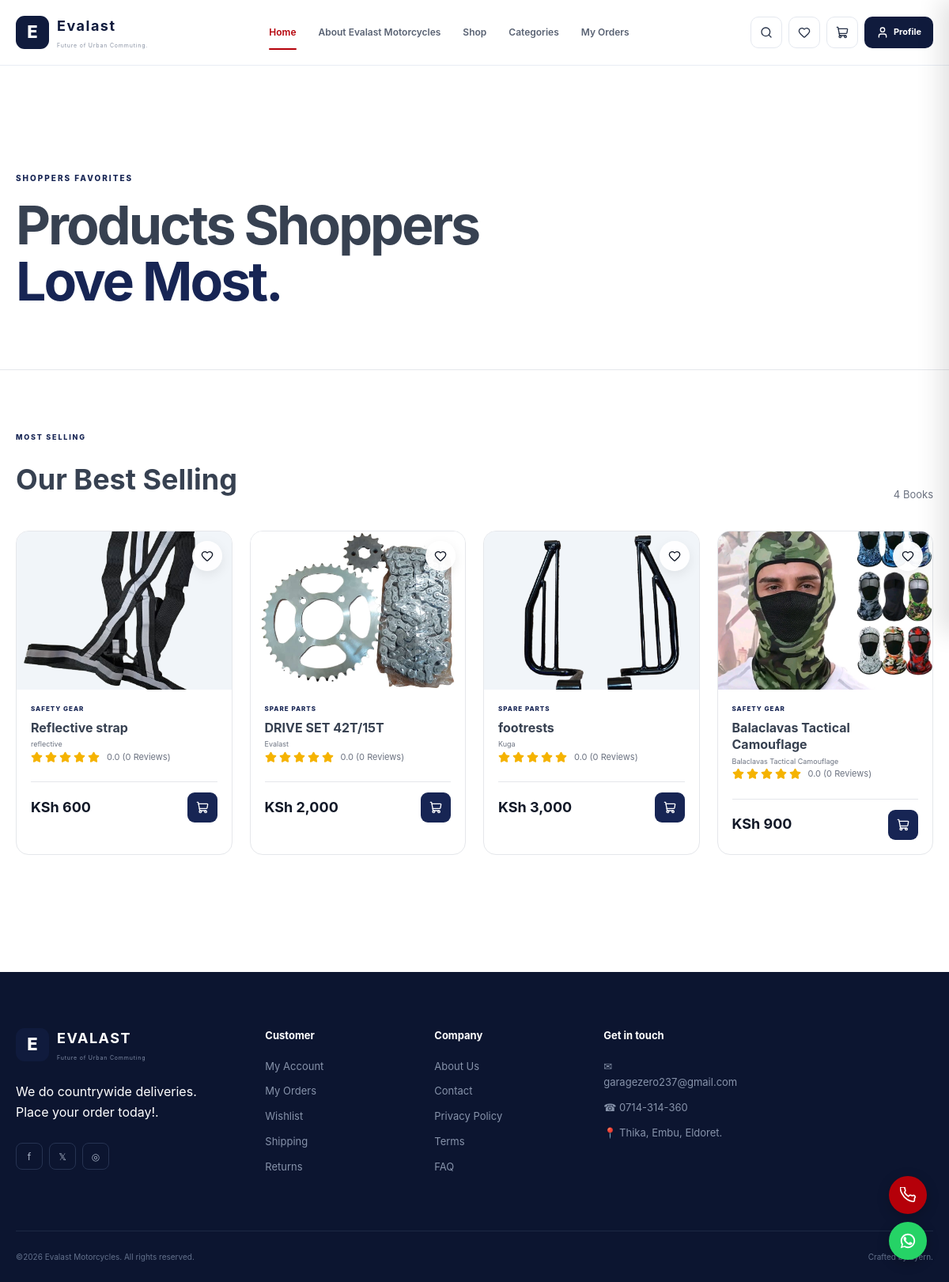
Screenshot of /best_sellers/ (signed in) with the database file from the repository.
### app/models.py (models this page shows, shortened)
class Book(models.Model):
    STATUS_CHOICES = [
        ('active', 'Active'),
        ('inactive', 'Inactive'),
    ]
    title = models.CharField(max_length=255)
    cover = models.ImageField(
        upload_to='books/',
        blank=True,
        null=True
    )
    author = models.CharField(max_length=255)
    category = models.ForeignKey(
        'Category',
        on_delete=models.SET_NULL,
        null=True,
        blank=True,
        related_name='books'
    )
    isbn = models.CharField(
        max_length=20,
        unique=True,
        blank=True,
        null=True
    )
    publisher = models.CharField(
        max_length=255,
        blank=True,
        null=True
    )
    published_date = models.DateField(
        blank=True,
        null=True
    )
    language = models.CharField(
        max_length=100,
        blank=True,
        null=True
    )
    format = models.CharField(
        max_length=50,
        blank=True,
        null=True
    )
    price = models.PositiveIntegerField(
       default=0
    )
    stock = models.PositiveIntegerField(
        default=0
    )
    status = models.CharField(
        max_length=20,
        choices=STATUS_CHOICES,
        default='active'
    )
    description = models.TextField(
        blank=True,
        null=True
    )
    is_pre_order = models.BooleanField(default=False)
    created_at = models.DateTimeField(auto_now_add=True)
    updated_at = models.DateTimeField(auto_now=True)
    show_on_home = models.BooleanField(default=False)
    home_section = models.CharField(
        max_length=20,
        choices=[
            ('none', 'None'),
            ('featured', 'Featured'),
            ('best_seller', 'Best Seller'),
            ('new_arrival', 'New Arrival'),
        ],
        default='none'
    )

class Category(models.Model):
    name = models.CharField(max_length=100)
    icon = models.CharField(max_length=100, null=True, blank=True)
    description = models.TextField(blank=True, null=True)
    status = models.BooleanField(default=True)

### app/views/client_views.py (the view)
# urls.py: path('best_sellers/',
@login_required
def best_sellers(request):
    books = Book.objects.filter(
        home_section='best_seller',
        status='active'
    ).order_by('-created_at')
    wishlist_book_ids = Wishlist.objects.filter(
        user=request.user
        ).values_list('book_id', flat=True)
    context = {
        'books': books,
        'wishlist_book_ids': wishlist_book_ids,
    }
    return render(
        request,
        'website/best_sellers.html',
        context
    )

### app/views/client_views.py (called while the page is built)
def cart_count(request):
    if request.user.is_authenticated:
        try:
            cart = Cart.objects.get(user=request.user)
            count = sum(
                item.quantity
                for item in cart.items.all()
            )
        except Cart.DoesNotExist:
            count = 0
    else:
        count = 0
    return {
        'cart_count': count
    }

def wishlist_count(request):
    if request.user.is_authenticated:
        count = Wishlist.objects.filter(
            user=request.user
        ).count()
    else:
        count = 0
    return {
        'wishlist_count': count
    }

### templates/website/best_sellers.html (shortened to what this page needs)
{% extends 'website/base.html' %}
{% load static %}
{% load humanize%}
{% block extra_css %}
<link rel="stylesheet" href="{% static 'website/css/pages.css' %}">
{% endblock %}
{% block main %}
<main class="categories-page">
    <section class="categories-hero">
        <div class="categories-container">
            <div class="categories-hero-content">
            <span class="categories-label">
                SHOPPERS FAVORITES
            </span>
            <h1>
                Products Shoppers
                <span>Love Most.</span>
            </h1>
            </div>
        </div>
    </section>
    <section class="best-sellers-section">
        <div class="shop-container">
            <div class="best-sellers-heading">
                <div>
                    <span class="section-label">
                        MOST SELLING
                    </span>
                    <h2>
                        Our Best Selling
                    </h2>
                </div>
                <span class="book-count">
                    {{ books|length }} Books
                </span>
            </div>
            <div class="books-grid">
                {% for book in books %}
                <article class="book-card">
                    <div class="book-image">
                        <a href="{% url 'book_detail' book.id %}">
                            {% if book.cover %}
                                <img src="{{ book.cover.url }}" alt="{{ book.title }}">
                            {% else %}
                                <img src="{% static 'website/images/books/default-book.jpg' %}" alt="{{ product.name }}">
                            {% endif %}
                        </a>
                            {% if book.id in wishlist_book_ids %}
                            <a
                                href="{% url 'remove_from_wishlist' book.id %}"
                                class="wishlist-btn wishlist-active"
                                title="Remove from wishlist"
                            >
                                <i data-lucide="heart"></i>
                            </a>
                        {% else %}
                            <a
                                href="{% url 'add_to_wishlist' book.id %}"
                                class="wishlist-btn"
                                title="Add to wishlist"
                            >
                                <i data-lucide="heart"></i>
                            </a>
                        {% endif %}
                    </div>
                    <div class="book-info">
                        {% if book.category %}
                        <span class="book-category">
                            {{ book.category.name }}
                        </span>
                        {% endif %}
                        <h3>
                            <a href="{% url 'book_detail' book.id %}">
                                {{ book.title }}
                            </a>
                        </h3>
                        <p class="book-author">
                            {{ book.author }}
                        </p>
                        <div class="bd-rating">
                            <div class="bd-stars">
                                    {% for i in "12345" %}
                                        {% if forloop.counter <= average_rating %}
                                            <i data-lucide="star"></i>
                                        {% else %}
                                            <i data-lucide="star" class="empty-star"></i>
                                        {% endif %}
                                    {% endfor %}
                                </div>
                                <span>
                                    {{ product.average_rating|default:"0"|floatformat:1 }}
                                    ({{ product.review_count|default:"0" }} Reviews)
                                </span>
                            </div>
                        <div class="book-bottom">
                            <div class="book-price">
                                <strong>
                                    KSh  {{ book.price|intcomma }}
                                </strong>
                            </div>
                            <a class="cart-btn" href="{% url 'add_to_cart' book.id %}">
                                <i data-lucide="shopping-cart"></i>
                            </a>
                        </div>
                    </div>
                </article>
                {% endfor %}
            </div>
        </div>
    </section>
</main>
{% endblock %}

### static/website/css/home.css (style rules this page uses)
:root { --primary: #172554; --primary-light: #B50009; --accent: #f59e0b; --accent-dark: #d97706; --dark: #111827; --text: #374151; --muted: #6b7280; --white: #ffffff; --light: #f8fafc; --border: #e5e7eb; --radius-sm: 10px; --radius-md: 16px; --radius-lg: 24px; --shadow-sm: 0 5px 20px rgba(15, 23, 42, .06); --shadow-md: 0 15px 40px rgba(15, 23, 42, .10); --shadow-lg: 0 25px 70px rgba(15, 23, 42, .15); }
* { margin: 0; padding: 0; box-sizing: border-box; }
html { scroll-behavior: smooth; }
[data-lucide] { width: 16px; height: 16px; }
body { font-family: "Inter", "Poppins", Arial, sans-serif; background: var(--white); color: var(--dark); line-height: 1.6; }
a { text-decoration: none; color: inherit; }
img { max-width: 100%; display: block; }
.section-label { display: inline-block; margin-bottom: 10px; color: var(--accent-dark); font-size: 12px; font-weight: 800; letter-spacing: 2px; text-transform: uppercase; }
.books-grid { display: grid; grid-template-columns: repeat(4, 1fr); gap: 22px; }
.book-card { overflow: hidden; background: white; border: 1px solid var(--border); border-radius: var(--radius-md); transition: .3s ease; }
.book-image { position: relative; height: 200px; overflow: hidden; background: #f1f5f9; }
.book-image img { width: 100%; height: 200px; object-fit: cover; transition: .5s ease; }
.wishlist-btn { position: absolute; top: 12px; right: 12px; width: 38px; height: 38px; display: grid; place-items: center; border: none; border-radius: 50%; background: rgba(255,255,255,.95); color: var(--dark); font-size: 20px; cursor: pointer; box-shadow: 0 5px 15px rgba(0,0,0,.08); transition: .25s ease; }
.book-info { padding: 18px; }
.book-category { color: var(--primary-light); font-size: 11px; font-weight: 700; text-transform: uppercase; letter-spacing: .7px; }
.book-info h3 { margin: 7px 0 3px; font-size: 16px; line-height: 1.35; transition: .2s ease; }
.book-author { margin-bottom: 10px; color: var(--muted); font-size: 12px; }
.book-bottom { display: flex; align-items: center; justify-content: space-between; margin-top: 15px; padding-top: 13px; border-top: 1px solid var(--border); }
.book-price { display: flex; align-items: center; gap: 7px; }
.book-price strong { color: var(--dark); font-size: 18px; }
.cart-btn { width: 38px; height: 38px; display: grid; place-items: center; border: none; border-radius: 9px; background: var(--primary); color: white; cursor: pointer; transition: .25s ease; }
.bd-rating { display: flex; align-items: center; gap: 9px; margin-bottom: 22px; }
.bd-stars { display: flex; gap: 3px; }
.bd-stars svg { width: 15px; height: 15px; color: #f5b301; fill: #f5b301; }
.bd-rating span { color: var(--muted); font-size: 11px; }

### static/website/css/pages.css (style rules this page uses)
.shop-container { width: min(1200px, calc(100% - 40px)); margin: auto; }
.book-category { display: block; margin-bottom: 7px; color: var(--primary); font-size: 8px; font-weight: 800; letter-spacing: 1px; text-transform: uppercase; }
.book-author { margin: 0; overflow: hidden; color: var(--muted); font-size: 9px; white-space: nowrap; text-overflow: ellipsis; }
.categories-page { min-height: 100vh; background: var(--bg); color: var(--text); }
.categories-container { width: min(1200px, calc(100% - 40px)); margin: 0 auto; }
.categories-hero { padding: 80px 0 75px; border-bottom: 1px solid var(--border); }
.categories-hero-content { max-width: 720px; }
.categories-label { display: inline-block; margin-bottom: 16px; color: var(--primary); font-size: 10px; font-weight: 800; letter-spacing: 2px; }
.categories-hero h1 { margin: 0; font-size: clamp(40px, 6vw, 68px); line-height: 1.05; letter-spacing: -3px; }
.categories-hero h1 span { color: var(--primary); }
.section-label { display: inline-block; margin-bottom: 10px; color: var(--primary); font-size: 9px; font-weight: 800; letter-spacing: 1.8px; }
.best-sellers-section { padding: 70px 0 100px; }
.best-sellers-heading { display: flex; align-items: end; justify-content: space-between; margin-bottom: 35px; }
.best-sellers-heading h2 { margin: 8px 0 0; font-size: clamp(26px, 3vw, 38px); }
.book-count { color: var(--muted); font-size: 13px; }

### rows the page displays
Book: cover (picture), category.name "SAFETY GEAR", title "Reflective strap", author "reflective", average_rating "0.0", review_count "0", price "600"
Book: cover (picture), category.name "SPARE PARTS", title "DRIVE SET 42T/15T", author "Evalast", average_rating "0.0", review_count "0", price "2,000"
Book: cover (picture), category.name "SPARE PARTS", title "footrests", author "Kuga", average_rating "0.0", review_count "0", price "3,000"
Book: cover (picture), category.name "SAFETY GEAR", title "Balaclavas Tactical Camouflage", author "Balaclavas Tactical Camouflage", average_rating "0.0", review_count "0", price "900"

### other values shown
{{ books|length }} "4"
